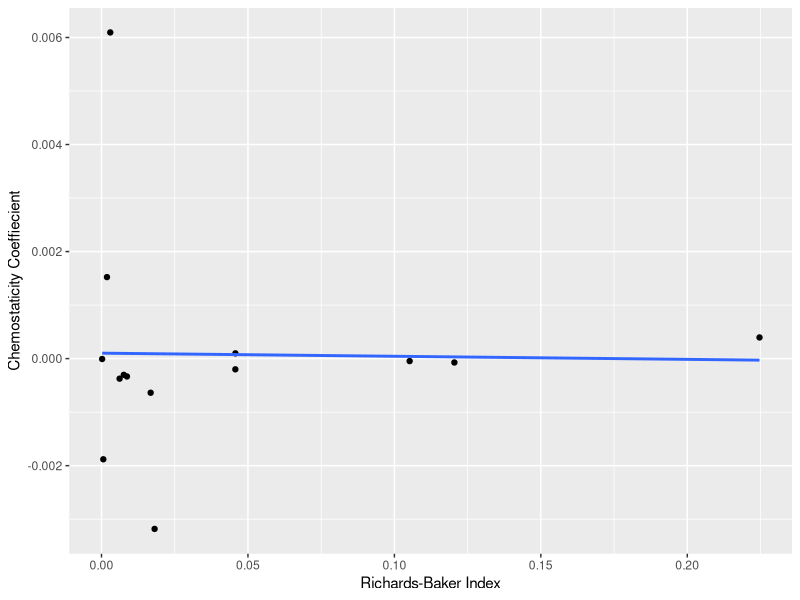
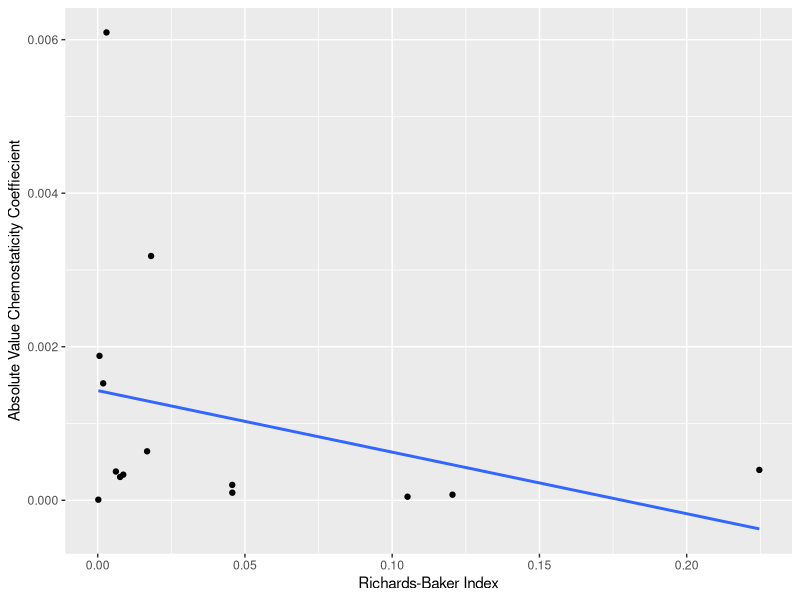
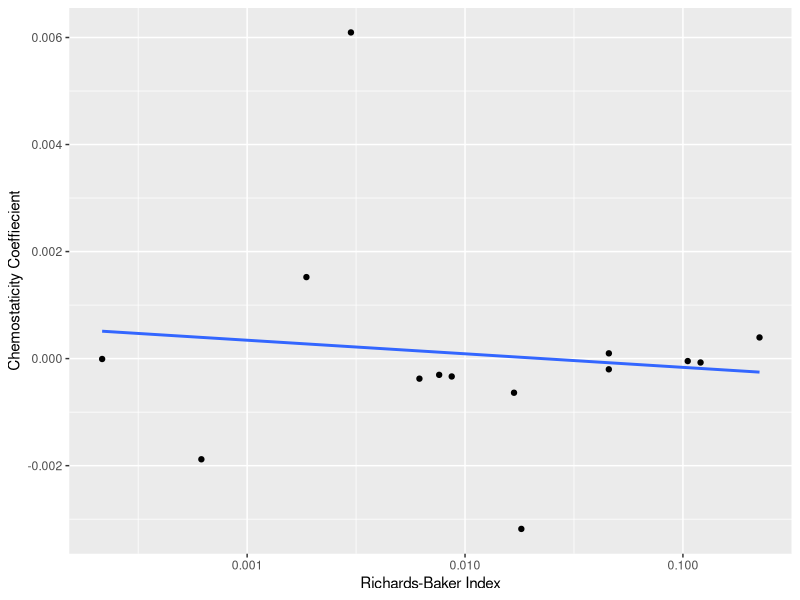
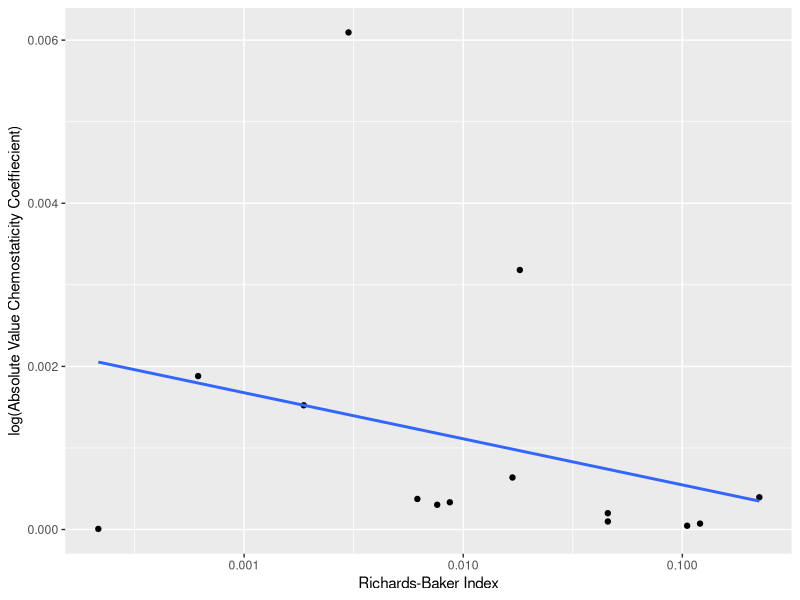
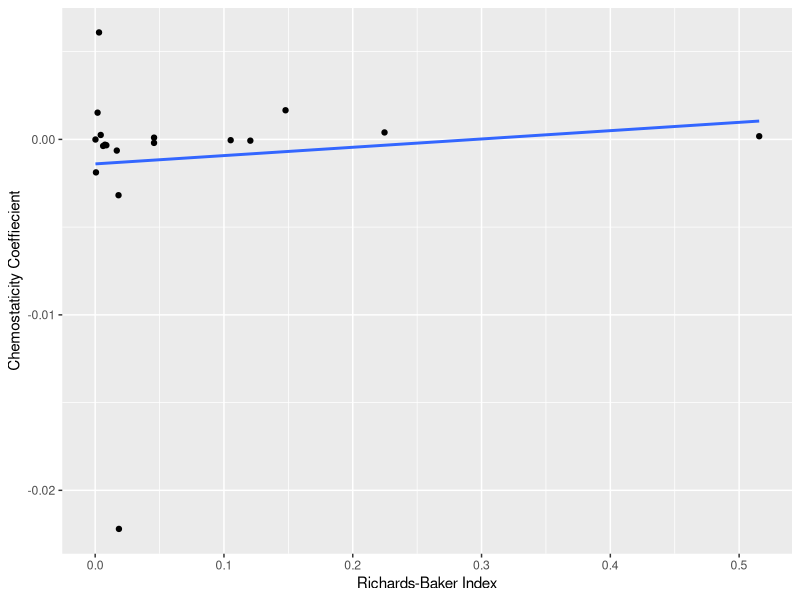
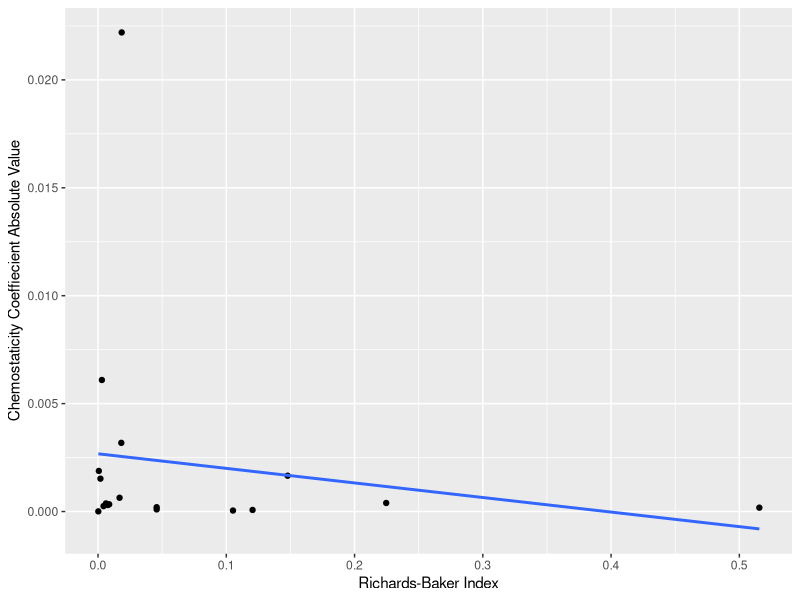
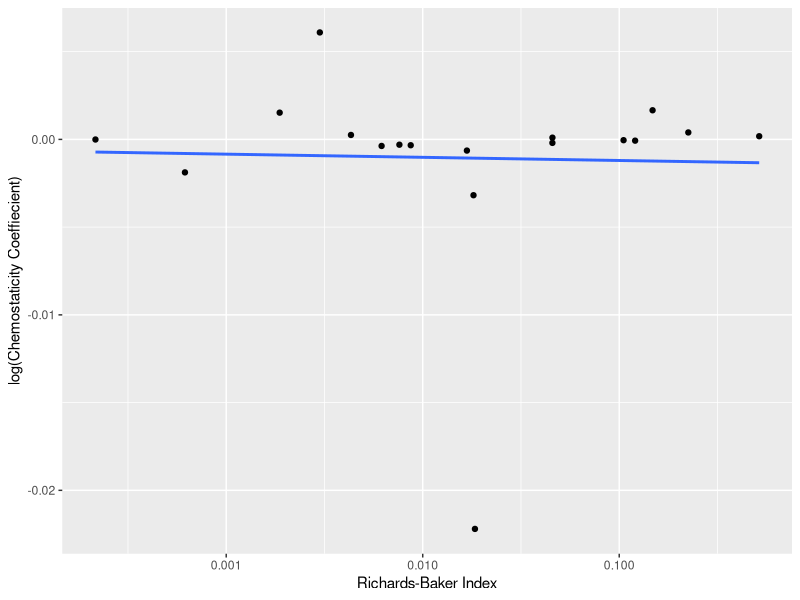
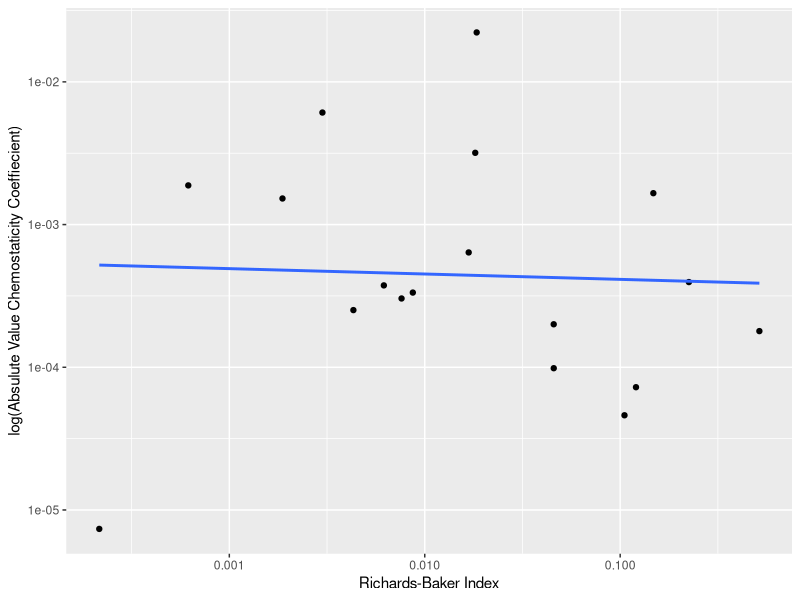

These charts were generated, in order, by the following R code:
## ---- chunk 1
knitr::opts_chunk$set(echo = TRUE)
## ---- chunk 2
library(tidyverse)

RBI_CHEMO_data<-read_csv("./RBI_CHEMO_data.csv")
RBI_nocanals<-read_csv("./RBI_CHEMO_nocanals.csv")  

RBI.linear<-ggplot(RBI_CHEMO_data, aes(x=RBI_value_ind_noncatch, y=linregs.all))+
  geom_point()+
  geom_smooth(method="lm", se = FALSE)+
  labs(x="Richards-Baker Index", y="Chemostaticity Coeffiecient")


RBI.linear.abs<-ggplot(RBI_CHEMO_data, aes(x=RBI_value_ind_noncatch, y=linregs.abs.all))+
  geom_point()+
  geom_smooth(method="lm", se=FALSE)+
  labs(x="Richards-Baker Index", 
       y="Chemostaticity Coeffiecient Absolute Value")

RBI.log<-ggplot(RBI_CHEMO_data, aes(x=RBI_value_ind_noncatch, y=linregs.all))+
  geom_point()+
  scale_x_log10()+
  geom_smooth(method="lm", se=FALSE)+
  labs(x="Richards-Baker Index", y="log(Chemostaticity Coeffiecient)")

RBI.log.abs<-ggplot(RBI_CHEMO_data, aes(x=RBI_value_ind_noncatch, y=linregs.abs.all))+
  geom_point()+
  scale_x_log10()+
  scale_y_log10()+
  geom_smooth(method="lm", se=FALSE)+
  labs(x="Richards-Baker Index", 
       y="log(Absulute Value Chemostaticity Coeffiecient)")

 

lm_sig<-lm(linregs.all~RBI_value_ind_noncatch, RBI_CHEMO_data)

lm_sig_abs<-lm(linregs.abs.all~RBI_value_ind_noncatch, RBI_CHEMO_data)


summary(lm_sig)
summary(lm_sig_abs)
## ---- chunk 3
#same analysis, without canals in the data

Nocanals.linear<-ggplot(RBI_nocanals, aes(x=RBI_value_ind_noncatch, y=linregs.all))+
  geom_point()+
  geom_smooth(method="lm", se = FALSE)+
  labs(x="Richards-Baker Index", y="Chemostaticity Coeffiecient")


Nocanals.linear.abs<-ggplot(RBI_nocanals, aes(x=RBI_value_ind_noncatch, y=linregs.abs.all))+
  geom_point()+
  geom_smooth(method="lm", se=FALSE)+
  labs(x="Richards-Baker Index",
       y="Absolute Value Chemostaticity Coeffiecient")

Nocanals.log<-ggplot(RBI_nocanals, aes(x=RBI_value_ind_noncatch, y=linregs.all))+
  geom_point()+
  scale_x_log10()+
  geom_smooth(method="lm", se = FALSE)+
  labs(x="Richards-Baker Index", y="Chemostaticity Coeffiecient")

Nocanals.log.abs<-ggplot(RBI_nocanals, aes(x=RBI_value_ind_noncatch, y=linregs.abs.all))+
  geom_point()+
  scale_x_log10()+
  #scale_y_log10()+
  geom_smooth(method="lm", se=FALSE)+
  labs(x="Richards-Baker Index", 
       y="log(Absolute Value Chemostaticity Coeffiecient)")

lm_nocanals<-lm(linregs.all~RBI_value_ind_noncatch, RBI_nocanals)

lm_nocanals_abs<-lm(linregs.abs.all~RBI_value_ind_noncatch, RBI_nocanals)


summary(lm_nocanals)
summary(lm_nocanals_abs)
